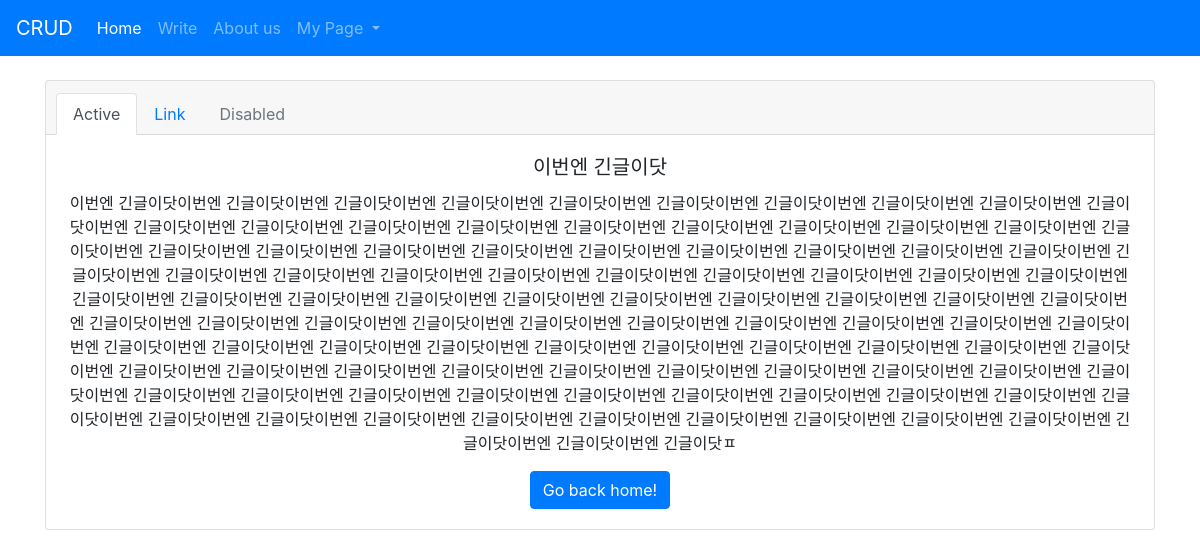
Page /blog/2/ (signed in) on the committed database.
### blog_app/models.py (models this page shows, shortened)
class Blog(models.Model):
    title = models.CharField(max_length=200)
    body = models.TextField()
    pub_date = models.DateTimeField('date published')

### blog_app/views.py (the view)
# urls.py: path('<int:blog_id>/', blog_app.views.blog_detail, name="blog_detail"),
@login_required
def blog_detail(request, blog_id):
    blog_detail = get_object_or_404(Blog, pk=blog_id)
    context = {
        'blog' : blog_detail
    }
    return render(request, 'blog/detail.html', context)

### templates/blog/detail.html
{% extends 'base.html' %}
{% block content %}
    <div class="container"><br>
        <div class="card text-center">
            <div class="card-header">
                <ul class="nav nav-tabs card-header-tabs">
                    <li class="nav-item">
                        <a class="nav-link active" href="#">Active</a>
                    </li>
                    <li class="nav-item">
                        <a class="nav-link" href="#">Link</a>
                    </li>
                    <li class="nav-item">
                        <a class="nav-link disabled" href="#" tabindex="-1" aria-disabled="true">Disabled</a>
                    </li>
                </ul>
            </div>
            <div class="card-body">
                <h5 class="card-title">{{blog.title}}</h5>
                <p class="card-text">{{blog.body}}</p>
                <a href="{% url 'blog_home' %}" class="btn btn-primary">Go back home!</a>
            </div>
        </div>
    </div>
{% endblock %}

### rows in the picture
Blog: title "이번엔 긴글이닷", body "이번엔 긴글이닷이번엔 긴글이닷이번엔 긴글이닷이번엔 긴글이닷이번엔 긴글이닷이번엔 긴글이닷이번엔 긴글이닷이번엔 긴글이닷이번엔 긴글이닷이번엔 긴글이닷이번엔 긴글이닷이번엔 긴글이닷이번엔 긴글이닷이번엔 긴글이닷이번엔 긴글이닷이번엔 긴글이닷이번엔 긴글이닷이번엔 긴글이닷이번엔 긴글이닷이번엔 긴글이닷이번엔 긴글이닷이번엔 긴글이닷이번엔 긴글이닷이번엔 긴글이닷이번엔 긴글이닷이번엔 긴글이닷이번엔 긴글이닷이번엔 긴글이닷이번엔 긴글이닷이번엔 긴글이닷이번엔 긴글이닷이번엔 긴글이닷이번엔 긴글이닷이번엔 긴글이닷이번엔 긴글이닷이번엔 긴글이닷이번엔 긴글이닷이번엔 긴글이닷이번엔 긴글이닷이번엔 긴글이닷이번엔 긴글이닷이번엔 긴글이닷이번엔 긴글이닷이번엔 긴글이닷이번엔 긴글이닷이번엔 긴글이닷이번엔 긴글이닷이번엔 긴글이닷이번엔 긴글이닷이번엔 긴글이닷이번엔 긴글이닷이번엔 긴글이닷이번엔 긴글이닷이번엔 긴글이닷이번엔 긴글이닷이번엔 긴글이닷이번엔 긴글이닷이번엔 긴글이닷이번엔 긴글이닷이번엔 긴글이닷이번엔 긴글이닷이번엔 긴글이닷이번엔 긴글이닷이번엔 긴글이닷이번엔 긴글이닷이번엔 긴글이닷이번엔 긴글이닷이번엔 긴글이닷이번엔 긴글이닷이번엔 긴글이닷이번엔 긴글이닷이번엔 긴글이닷이번엔 긴글이닷이번엔 긴글이닷이번엔 긴글이닷이번엔 긴글이닷이번엔 긴글이닷이번엔 긴글이닷이번엔 긴글이닷이번엔 긴글이닷이번엔 긴글이닷이번엔 긴글이닷이번엔 긴글이닷이번엔 긴글이닷이번엔 긴글이닷이번엔 긴글이닷이번엔 긴글이닷이번엔…"
